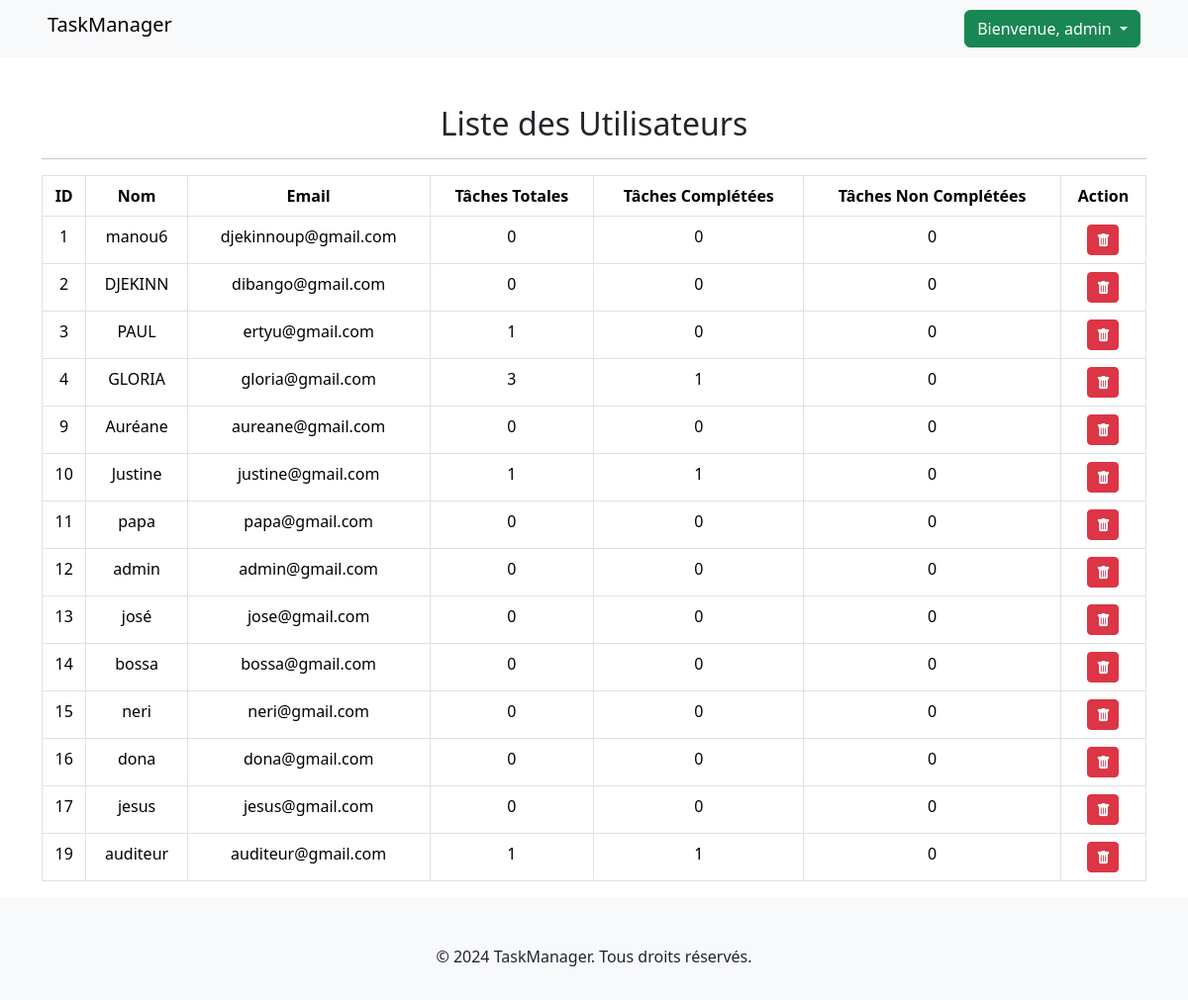
Screenshot of /users.php (signed in) with the database file from the repository.
### tables this page shows
CREATE TABLE `users` (
  `id` int(11) NOT NULL,
  `name` varchar(255) NOT NULL,
  `email` varchar(255) NOT NULL,
  `password` varchar(255) NOT NULL,
  `created_at` timestamp NOT NULL DEFAULT current_timestamp(),
  `role` enum('admin','user') NOT NULL DEFAULT 'user'
);

### users.php (the view, shortened to what this page needs)
<?php
require_once 'config.php';
try {
    $stmt = $pdo->query("SELECT users.id, users.name, users.email,
                                (SELECT COUNT(*) FROM tasks WHERE tasks.user_id = users.id) AS total_tasks,
                                (SELECT COUNT(*) FROM tasks WHERE tasks.user_id = users.id AND tasks.status = 'complétée') AS completed_tasks,
                                (SELECT COUNT(*) FROM tasks WHERE tasks.user_id = users.id AND tasks.status = 'non complétée') AS uncompleted_tasks
                         FROM users");
    $users = $stmt->fetchAll(PDO::FETCH_ASSOC);
} catch (PDOException $e) {
    echo "Error: " . $e->getMessage();
}
?>
<!DOCTYPE html>
<html lang="en">
<head>
    <link href="https://cdn.jsdelivr.net/npm/bootstrap@5.3.3/dist/css/bootstrap.min.css" rel="stylesheet">
    <link rel="stylesheet" href="https://cdn.jsdelivr.net/npm/bootstrap-icons@1.11.3/font/bootstrap-icons.min.css">
    <link rel="stylesheet" href="style.css">
</head>
<body>
<?php include 'navbar.php'; ?>
<div class="container mt-5 text-center">
    <h2>Liste des Utilisateurs</h2>
    <hr>
    <table class="table table-bordered mt-3">
        <thead>
            <tr>
                <th>ID</th>
                <th>Nom</th>
                <th>Email</th>
                <th>Tâches Totales</th>
                <th>Tâches Complétées</th>
                <th>Tâches Non Complétées</th>
                <th>Action</th>
            </tr>
        </thead>
        <tbody>
            <?php foreach ($users as $user) : ?>
                <tr>
                    <td><?php echo htmlspecialchars($user['id']); ?></td>
                    <td><?php echo htmlspecialchars($user['name']); ?></td>
                    <td><?php echo htmlspecialchars($user['email']); ?></td>
                    <td><?php echo htmlspecialchars($user['total_tasks']); ?></td>
                    <td><?php echo htmlspecialchars($user['completed_tasks']); ?></td>
                    <td><?php echo htmlspecialchars($user['uncompleted_tasks']); ?></td>
                    <td>
                        <form action="delete_user.php" method="get" onsubmit="return confirm('Voulez-vous vraiment supprimer cet utilisateur ?');">
                            <button type="submit" class="btn btn-danger btn-sm"><i class="bi bi-trash-fill"></i></button>
                        </form>
                    </td>
                </tr>
            <?php endforeach; ?>
        </tbody>
    </table>
</div>
<?php include './layouts/footer.php'; ?>
</body>
</html>

### navbar.php (shortened to what this page needs)
<!DOCTYPE html>
<html lang="en">
<head>
    <link href="https://cdn.jsdelivr.net/npm/bootstrap@5.3.3/dist/css/bootstrap.min.css" rel="stylesheet">
    <link rel="stylesheet" href="https://cdn.jsdelivr.net/npm/bootstrap-icons@1.11.3/font/bootstrap-icons.min.css">
</head>
<body>
<nav class=" container-fluid navbar navbar-expand-lg navbar-light bg-light me-3">
    <a class="navbar-brand ms-5 h1" href="index.php">TaskManager</a>
    <div class="collapse navbar-collapse" id="navbarNavDropdown">
        <ul class="navbar-nav ms-auto">
            <?php if (isset($_SESSION['user_id'])): ?>
                <li class="nav-item dropdown">
                    <button class="btn btn-success dropdown-toggle me-5" href="#" id="navbarDropdownMenuLink" role="button" data-bs-toggle="dropdown" aria-expanded="false">
                        Bienvenue, <?php echo htmlspecialchars($_SESSION['user_name']); ?>
                    </button>
                </li>
            <?php endif; ?>
        </ul>
    </div>
</nav>
</body>
</html>

### layouts/footer.php (shortened to what this page needs)
<!DOCTYPE html>
<html lang="en">
<head>
    <link href="https://cdn.jsdelivr.net/npm/bootstrap@5.3.3/dist/css/bootstrap.min.css" rel="stylesheet">
    <link rel="stylesheet" href="https://cdn.jsdelivr.net/npm/bootstrap-icons@1.11.3/font/bootstrap-icons.min.css">
    <link rel="stylesheet" href="style.css">
</head>
<body>
    <footer class="footer bg-light text-center text-lg-start mt-auto">
     <div class="container text-center p-3 mt-3">
        © 2024 TaskManager. Tous droits réservés.
     </div>
    </footer>
</body>
</html>

### style.css (style rules this page uses)
html,body { height: 100%; }
body { display: flex; flex-direction: column; }
.footer { background-color: #f8f9fa; text-align: center; padding: 1rem; }

### rows the page displays
users: id "1", name "manou6", email "djekinnoup@gmail.com", total_tasks "0", completed_tasks "0", uncompleted_tasks "0"
users: id "2", name "DJEKINN", email "dibango@gmail.com", total_tasks "0", completed_tasks "0", uncompleted_tasks "0"
users: id "3", name "PAUL", email "ertyu@gmail.com", total_tasks "1", completed_tasks "0", uncompleted_tasks "0"
users: id "4", name "GLORIA", email "gloria@gmail.com", total_tasks "3", completed_tasks "1", uncompleted_tasks "0"
users: id "9", name "Auréane", email "aureane@gmail.com", total_tasks "0", completed_tasks "0", uncompleted_tasks "0"
users: id "10", name "Justine", email "justine@gmail.com", total_tasks "1", completed_tasks "1", uncompleted_tasks "0"
users: id "11", name "papa", email "papa@gmail.com", total_tasks "0", completed_tasks "0", uncompleted_tasks "0"
users: id "12", name "admin", email "admin@gmail.com", total_tasks "0", completed_tasks "0", uncompleted_tasks "0"
users: id "13", name "josé", email "jose@gmail.com", total_tasks "0", completed_tasks "0", uncompleted_tasks "0"
users: id "14", name "bossa", email "bossa@gmail.com", total_tasks "0", completed_tasks "0", uncompleted_tasks "0"
users: id "15", name "neri", email "neri@gmail.com", total_tasks "0", completed_tasks "0", uncompleted_tasks "0"
users: id "16", name "dona", email "dona@gmail.com", total_tasks "0", completed_tasks "0", uncompleted_tasks "0"
users: id "17", name "jesus", email "jesus@gmail.com", total_tasks "0", completed_tasks "0", uncompleted_tasks "0"
users: id "19", name "auditeur", email "auditeur@gmail.com", total_tasks "1", completed_tasks "1", uncompleted_tasks "0"

### other values shown
$_SESSION['user_name'] "admin"
